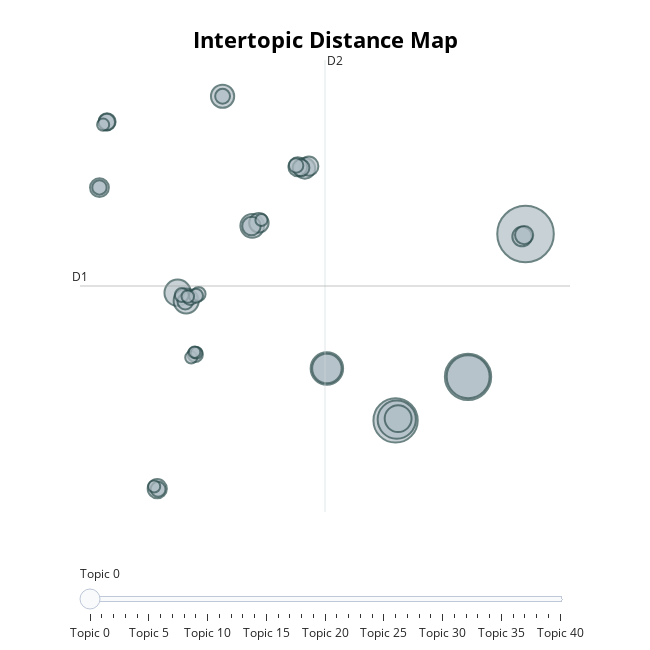

Notebook code cell kept with this figure:
### Markdown cell above
## b) Exiba visualizações com gráficos de barra e usando visualize topics().

### Code cell
model.visualize_topics()

### Figure 1 — Plotly figure (JSON) as saved in the notebook; plotly's stock layout.template omitted (floating-point values rounded to 4 significant figures)
{"data": [{"customdata": [[0, "mobile | people | technology | games | phone", 261], [1, "chelsea | club | arsenal | liverpool | league", 175], [2, "film | best | actor | films | director", 160], [3, "england | wales | ireland | rugby | nations", 150], [4, "music | band | album | song | best", 119], [5, "roddick | open | seed | australian | match", 86], [6, "race | olympic | indoor | champion | championships", 71], [7, "show | tv | series | channel | comedy", 59], [8, "police | said | government | rights | human", 57], [9, "mr | blair | labour | brown | election", 51], [10, "ebbers | fraud | company | mr | worldcom", 46], [11, "spam | mail | virus | site | security", 44], [12, "airline | airlines | air | boeing | delta", 35], [13, "dvd | file | dvds | peer | apple", 31], [14, "yukos | russian | gazprom | russia | rosneft", 31], [15, "sri | lanka | indonesia | countries | economic", 30], [16, "deutsche | boerse | lse | euronext | exchange", 30], [17, "gm | fiat | car | sales | bmw", 29], [18, "china | economy | japan | growth | chinese", 29], [19, "kenteris | iaaf | doping | thanou | conte", 28], [20, "music | digital | players | chart | download", 27], [21, "wage | workers | minimum | pension | unions", 24], [22, "shares | profit | firm | profits | nasdaq", 23], [23, "education | schools | children | pupils | school", 22], [24, "jewish | campbell | labour | mr | livingstone", 20], [25, "jobs | growth | economy | rate | us", 19], [26, "microsoft | spyware | software | windows | security", 18], [27, "countries | hiv | aids | aid | brown", 18], [28, "wine | southcorp | beer | sales | brands", 17], [29, "howard | tory | mr | party | tax", 17], [30, "growth | germany | economy | economic | lisbon", 17], [31, "brown | chancellor | budget | election | stability", 16], [32, "asylum | immigration | uk | system | tb", 16], [33, "kennedy | lib | party | dems | labour", 16], [34, "kilroy | ukip | silk | party | veritas", 13], [35, "argentina | venezuela | cuba | chavez | president", 12], [36, "dollar | euro | currency | us | deficit", 12], [37, "council | local | government | councils | tax", 12], [38, "oil | cairn | india | ongc | company", 12], [39, "rates | bank | manufacturing | mpc | interest", 11], [40, "mortgage | prices | housing | house | lending", 11]], "hovertemplate": "<b>Topic %{customdata[0]}</b><br>Words: %{customdata[1]}<br>Size: %{customdata[2]}", "legendgroup": "", "marker": {"color": "#B0BEC5", "line": {"color": "DarkSlateGrey", "width": 2}, "size": [261, 175, 160, 150, 119, 86, 71, 59, 57, 51, 46, 44, 35, 31, 31, 30, 30, 29, 29, 28, 27, 24, 23, 22, 20, 19, 18, 18, 17, 17, 17, 16, 16, 16, 13, 12, 12, 12, 12, 11, 11], "sizemode": "area", "sizeref": 0.1631, "symbol": "circle"}, "mode": "markers", "name": "", "orientation": "v", "showlegend": false, "type": "scatter", "x": [18.43, 14.85, 10.35, 14.86, 10.42, 6.082, 6.082, 10.51, -3.193, -2.665, 1.442, -0.401, 4.711, 18.21, 1.856, -4.461, 4.959, 4.274, -8.054, 1.395, 18.34, -7.581, 4.475, -7.595, -2.719, -2.1, -0.4007, -4.409, 4.17, -2.417, -8.055, -1.892, -2.938, -2.055, -2.565, -4.653, -2.349, -7.825, 2.014, -2.025, -2.145], "xaxis": "x", "y": [8.933, -3.359, -7.119, -3.35, -7.045, -2.646, -2.646, -6.96, 3.876, 3.179, 9.643, 20.8, 14.6, 8.718, 9.903, -12.99, 14.78, 14.73, 12.93, 9.623, 8.846, 18.6, 14.64, 18.59, 3.116, -1.431, 20.8, -13.05, 14.84, 3.451, 12.95, 3.772, 3.675, 3.613, 3.557, -12.8, -1.69, 18.36, 10.14, -1.293, -1.241], "yaxis": "y"}], "layout": {"annotations": [{"showarrow": false, "text": "D1", "x": -9.263, "y": 4.461, "yshift": 10}, {"showarrow": false, "text": "D2", "x": 5.965, "xshift": 10, "y": 23.92}], "height": 650, "hoverlabel": {"bgcolor": "white", "font": {"family": "Rockwell", "size": 16}}, "legend": {"itemsizing": "constant", "tracegroupgap": 0}, "margin": {"t": 60}, "shapes": [{"line": {"color": "#CFD8DC", "width": 2}, "type": "line", "x0": 5.965, "x1": 5.965, "y0": -15.0, "y1": 23.92}, {"line": {"color": "#9E9E9E", "width": 2}, "type": "line", "x0": -9.263, "x1": 21.19, "y0": 4.461, "y1": 4.461}], "sliders": [{"active": 0, "pad": {"t": 50}, "steps": [{"args": [{"marker.color": [["red", "#B0BEC5", "#B0BEC5", "#B0BEC5", "#B0BEC5", "#B0BEC5", "#B0BEC5", "#B0BEC5", "#B0BEC5", "#B0BEC5", "#B0BEC5", "#B0BEC5", "#B0BEC5", "#B0BEC5", "#B0BEC5", "#B0BEC5", "#B0BEC5", "#B0BEC5", "#B0BEC5", "#B0BEC5", "#B0BEC5", "#B0BEC5", "#B0BEC5", "#B0BEC5", "#B0BEC5", "#B0BEC5", "#B0BEC5", "#B0BEC5", "#B0BEC5", "#B0BEC5", "#B0BEC5", "#B0BEC5", "#B0BEC5", "#B0BEC5", "#B0BEC5", "#B0BEC5", "#B0BEC5", "#B0BEC5", "#B0BEC5", "#B0BEC5", "#B0BEC5"]]}], "label": "Topic 0", "method": "update"}, {"args": [{"marker.color": [["#B0BEC5", "red", "#B0BEC5", "#B0BEC5", "#B0BEC5", "#B0BEC5", "#B0BEC5", "#B0BEC5", "#B0BEC5", "#B0BEC5", "#B0BEC5", "#B0BEC5", "#B0BEC5", "#B0BEC5", "#B0BEC5", "#B0BEC5", "#B0BEC5", "#B0BEC5", "#B0BEC5", "#B0BEC5", "#B0BEC5", "#B0BEC5", "#B0BEC5", "#B0BEC5", "#B0BEC5", "#B0BEC5", "#B0BEC5", "#B0BEC5", "#B0BEC5", "#B0BEC5", "#B0BEC5", "#B0BEC5", "#B0BEC5", "#B0BEC5", "#B0BEC5", "#B0BEC5", "#B0BEC5", "#B0BEC5", "#B0BEC5", "#B0BEC5", "#B0BEC5"]]}], "label": "Topic 1", "method": "update"}, {"args": [{"marker.color": [["#B0BEC5", "#B0BEC5", "red", "#B0BEC5", "#B0BEC5", "#B0BEC5", "#B0BEC5", "#B0BEC5", "#B0BEC5", "#B0BEC5", "#B0BEC5", "#B0BEC5", "#B0BEC5", "#B0BEC5", "#B0BEC5", "#B0BEC5", "#B0BEC5", "#B0BEC5", "#B0BEC5", "#B0BEC5", "#B0BEC5", "#B0BEC5", "#B0BEC5", "#B0BEC5", "#B0BEC5", "#B0BEC5", "#B0BEC5", "#B0BEC5", "#B0BEC5", "#B0BEC5", "#B0BEC5", "#B0BEC5", "#B0BEC5", "#B0BEC5", "#B0BEC5", "#B0BEC5", "#B0BEC5", "#B0BEC5", "#B0BEC5", "#B0BEC5", "#B0BEC5"]]}], "label": "Topic 2", "method": "update"}, {"args": [{"marker.color": [["#B0BEC5", "#B0BEC5", "#B0BEC5", "red", "#B0BEC5", "#B0BEC5", "#B0BEC5", "#B0BEC5", "#B0BEC5", "#B0BEC5", "#B0BEC5", "#B0BEC5", "#B0BEC5", "#B0BEC5", "#B0BEC5", "#B0BEC5", "#B0BEC5", "#B0BEC5", "#B0BEC5", "#B0BEC5", "#B0BEC5", "#B0BEC5", "#B0BEC5", "#B0BEC5", "#B0BEC5", "#B0BEC5", "#B0BEC5", "#B0BEC5", "#B0BEC5", "#B0BEC5", "#B0BEC5", "#B0BEC5", "#B0BEC5", "#B0BEC5", "#B0BEC5", "#B0BEC5", "#B0BEC5", "#B0BEC5", "#B0BEC5", "#B0BEC5", "#B0BEC5"]]}], "label": "Topic 3", "method": "update"}, {"args": [{"marker.color": [["#B0BEC5", "#B0BEC5", "#B0BEC5", "#B0BEC5", "red", "#B0BEC5", "#B0BEC5", "#B0BEC5", "#B0BEC5", "#B0BEC5", "#B0BEC5", "#B0BEC5", "#B0BEC5", "#B0BEC5", "#B0BEC5", "#B0BEC5", "#B0BEC5", "#B0BEC5", "#B0BEC5", "#B0BEC5", "#B0BEC5", "#B0BEC5", "#B0BEC5", "#B0BEC5", "#B0BEC5", "#B0BEC5", "#B0BEC5", "#B0BEC5", "#B0BEC5", "#B0BEC5", "#B0BEC5", "#B0BEC5", "#B0BEC5", "#B0BEC5", "#B0BEC5", "#B0BEC5", "#B0BEC5", "#B0BEC5", "#B0BEC5", "#B0BEC5", "#B0BEC5"]]}], "label": "Topic 4", "method": "update"}, {"args": [{"marker.color": [["#B0BEC5", "#B0BEC5", "#B0BEC5", "#B0BEC5", "#B0BEC5", "red", "#B0BEC5", "#B0BEC5", "#B0BEC5", "#B0BEC5", "#B0BEC5", "#B0BEC5", "#B0BEC5", "#B0BEC5", "#B0BEC5", "#B0BEC5", "#B0BEC5", "#B0BEC5", "#B0BEC5", "#B0BEC5", "#B0BEC5", "#B0BEC5", "#B0BEC5", "#B0BEC5", "#B0BEC5", "#B0BEC5", "#B0BEC5", "#B0BEC5", "#B0BEC5", "#B0BEC5", "#B0BEC5", "#B0BEC5", "#B0BEC5", "#B0BEC5", "#B0BEC5", "#B0BEC5", "#B0BEC5", "#B0BEC5", "#B0BEC5", "#B0BEC5", "#B0BEC5"]]}], "label": "Topic 5", "method": "update"}, {"args": [{"marker.color": [["#B0BEC5", "#B0BEC5", "#B0BEC5", "#B0BEC5", "#B0BEC5", "#B0BEC5", "red", "#B0BEC5", "#B0BEC5", "#B0BEC5", "#B0BEC5", "#B0BEC5", "#B0BEC5", "#B0BEC5", "#B0BEC5", "#B0BEC5", "#B0BEC5", "#B0BEC5", "#B0BEC5", "#B0BEC5", "#B0BEC5", "#B0BEC5", "#B0BEC5", "#B0BEC5", "#B0BEC5", "#B0BEC5", "#B0BEC5", "#B0BEC5", "#B0BEC5", "#B0BEC5", "#B0BEC5", "#B0BEC5", "#B0BEC5", "#B0BEC5", "#B0BEC5", "#B0BEC5", "#B0BEC5", "#B0BEC5", "#B0BEC5", "#B0BEC5", "#B0BEC5"]]}], "label": "Topic 6", "method": "update"}, {"args": [{"marker.color": [["#B0BEC5", "#B0BEC5", "#B0BEC5", "#B0BEC5", "#B0BEC5", "#B0BEC5", "#B0BEC5", "red", "#B0BEC5", "#B0BEC5", "#B0BEC5", "#B0BEC5", "#B0BEC5", "#B0BEC5", "#B0BEC5", "#B0BEC5", "#B0BEC5", "#B0BEC5", "#B0BEC5", "#B0BEC5", "#B0BEC5", "#B0BEC5", "#B0BEC5", "#B0BEC5", "#B0BEC5", "#B0BEC5", "#B0BEC5", "#B0BEC5", "#B0BEC5", "#B0BEC5", "#B0BEC5", "#B0BEC5", "#B0BEC5", "#B0BEC5", "#B0BEC5", "#B0BEC5", "#B0BEC5", "#B0BEC5", "#B0BEC5", "#B0BEC5", "#B0BEC5"]]}], "label": "Topic 7", "method": "update"}, {"args": [{"marker.color": [["#B0BEC5", "#B0BEC5", "#B0BEC5", "#B0BEC5", "#B0BEC5", "#B0BEC5", "#B0BEC5", "#B0BEC5", "red", "#B0BEC5", "#B0BEC5", "#B0BEC5", "#B0BEC5", "#B0BEC5", "#B0BEC5", "#B0BEC5", "#B0BEC5", "#B0BEC5", "#B0BEC5", "#B0BEC5", "#B0BEC5", "#B0BEC5", "#B0BEC5", "#B0BEC5", "#B0BEC5", "#B0BEC5", "#B0BEC5", "#B0BEC5", "#B0BEC5", "#B0BEC5", "#B0BEC5", "#B0BEC5", "#B0BEC5", "#B0BEC5", "#B0BEC5", "#B0BEC5", "#B0BEC5", "#B0BEC5", "#B0BEC5", "#B0BEC5", "#B0BEC5"]]}], "label": "Topic 8", "method": "update"}, {"args": [{"marker.color": [["#B0BEC5", "#B0BEC5", "#B0BEC5", "#B0BEC5", "#B0BEC5", "#B0BEC5", "#B0BEC5", "#B0BEC5", "#B0BEC5", "red", "#B0BEC5", "#B0BEC5", "#B0BEC5", "#B0BEC5", "#B0BEC5", "#B0BEC5", "#B0BEC5", "#B0BEC5", "#B0BEC5", "#B0BEC5", "#B0BEC5", "#B0BEC5", "#B0BEC5", "#B0BEC5", "#B0BEC5", "#B0BEC5", "#B0BEC5", "#B0BEC5", "#B0BEC5", "#B0BEC5", "#B0BEC5", "#B0BEC5", "#B0BEC5", "#B0BEC5", "#B0BEC5", "#B0BEC5", "#B0BEC5", "#B0BEC5", "#B0BEC5", "#B0BEC5", "#B0BEC5"]]}], "label": "Topic 9", "method": "update"}, {"args": [{"marker.color": [["#B0BEC5", "#B0BEC5", "#B0BEC5", "#B0BEC5", "#B0BEC5", "#B0BEC5", "#B0BEC5", "#B0BEC5", "#B0BEC5", "#B0BEC5", "red", "#B0BEC5", "#B0BEC5", "#B0BEC5", "#B0BEC5", "#B0BEC5", "#B0BEC5", "#B0BEC5", "#B0BEC5", "#B0BEC5", "#B0BEC5", "#B0BEC5", "#B0BEC5", "#B0BEC5", "#B0BEC5", "#B0BEC5", "#B0BEC5", "#B0BEC5", "#B0BEC5", "#B0BEC5", "#B0BEC5", "#B0BEC5", "#B0BEC5", "#B0BEC5", "#B0BEC5", "#B0BEC5", "#B0BEC5", "#B0BEC5", "#B0BEC5", "#B0BEC5", "#B0BEC5"]]}], "label": "Topic 10", "method": "update"}, {"args": [{"marker.color": [["#B0BEC5", "#B0BEC5", "#B0BEC5", "#B0BEC5", "#B0BEC5", "#B0BEC5", "#B0BEC5", "#B0BEC5", "#B0BEC5", "#B0BEC5", "#B0BEC5", "red", "#B0BEC5", "#B0BEC5", "#B0BEC5", "#B0BEC5", "#B0BEC5", "#B0BEC5", "#B0BEC5", "#B0BEC5", "#B0BEC5", "#B0BEC5", "#B0BEC5", "#B0BEC5", "#B0BEC5", "#B0BEC5", "#B0BEC5", "#B0BEC5", "#B0BEC5", "#B0BEC5", "#B0BEC5", "#B0BEC5", "#B0BEC5", "#B0BEC5", "#B0BEC5", "#B0BEC5", "#B0BEC5", "#B0BEC5", "#B0BEC5", "#B0BEC5", "#B0BEC5"]]}], "label": "Topic 11", "method": "update"}, {"args": [{"marker.color": [["#B0BEC5", "#B0BEC5", "#B0BEC5", "#B0BEC5", "#B0BEC5", "#B0BEC5", "#B0BEC5", "#B0BEC5", "#B0BEC5", "#B0BEC5", "#B0BEC5", "#B0BEC5", "red", "#B0BEC5", "#B0BEC5", "#B0BEC5", "#B0BEC5", "#B0BEC5", "#B0BEC5", "#B0BEC5", "#B0BEC5", "#B0BEC5", "#B0BEC5", "#B0BEC5", "#B0BEC5", "#B0BEC5", "#B0BEC5", "#B0BEC5", "#B0BEC5", "#B0BEC5", "#B0BEC5", "#B0BEC5", "#B0BEC5", "#B0BEC5", "#B0BEC5", "#B0BEC5", "#B0BEC5", "#B0BEC5", "#B0BEC5", "#B0BEC5", "#B0BEC5"]]}], "label": "Topic 12", "method": "update"}, {"args": [{"marker.color": [["#B0BEC5", "#B0BEC5", "#B0BEC5", "#B0BEC5", "#B0BEC5", "#B0BEC5", "#B0BEC5", "#B0BEC5", "#B0BEC5", "#B0BEC5", "#B0BEC5", "#B0BEC5", "#B0BEC5", "red", "#B0BEC5", "#B0BEC5", "#B0BEC5", "#B0BEC5", "#B0BEC5", "#B0BEC5", "#B0BEC5", "#B0BEC5", "#B0BEC5", "#B0BEC5", "#B0BEC5", "#B0BEC5", "#B0BEC5", "#B0BEC5", "#B0BEC5", "#B0BEC5", "#B0BEC5", "#B0BEC5", "#B0BEC5", "#B0BEC5", "#B0BEC5", "#B0BEC5", "#B0BEC5", "#B0BEC5", "#B0BEC5", "#B0BEC5", "#B0BEC5"]]}], "label": "Topic 13", "method": "update"}, {"args": [{"marker.color": [["#B0BEC5", "#B0BEC5", "#B0BEC5", "#B0BEC5", "#B0BEC5", "#B0BEC5", "#B0BEC5", "#B0BEC5", "#B0BEC5", "#B0BEC5", "#B0BEC5", "#B0BEC5", "#B0BEC5", "#B0BEC5", "red", "#B0BEC5", "#B0BEC5", "#B0BEC5", "#B0BEC5", "#B0BEC5", "#B0BEC5", "#B0BEC5", "#B0BEC5", "#B0BEC5", "#B0BEC5", "#B0BEC5", "#B0BEC5", "#B0BEC5", "#B0BEC5", "#B0BEC5", "#B0BEC5", "#B0BEC5", "#B0BEC5", "#B0BEC5", "#B0BEC5", "#B0BEC5", "#B0BEC5", "#B0BEC5", "#B0BEC5", "#B0BEC5", "#B0BEC5"]]}], "label": "Topic 14", "method": "update"}, {"args": [{"marker.color": [["#B0BEC5", "#B0BEC5", "#B0BEC5", "#B0BEC5", "#B0BEC5", "#B0BEC5", "#B0BEC5", "#B0BEC5", "#B0BEC5", "#B0BEC5", "#B0BEC5", "#B0BEC5", "#B0BEC5", "#B0BEC5", "#B0BEC5", "red", "#B0BEC5", "#B0BEC5", "#B0BEC5", "#B0BEC5", "#B0BEC5", "#B0BEC5", "#B0BEC5", "#B0BEC5", "#B0BEC5", "#B0BEC5", "#B0BEC5", "#B0BEC5", "#B0BEC5", "#B0BEC5", "#B0BEC5", "#B0BEC5", "#B0BEC5", "#B0BEC5", "#B0BEC5", "#B0BEC5", "#B0BEC5", "#B0BEC5", "#B0BEC5", "#B0BEC5", "#B0BEC5"]]}], "label": "Topic 15", "method": "update"}, {"args": [{"marker.color": [["#B0BEC5", "#B0BEC5", "#B0BEC5", "#B0BEC5", "#B0BEC5", "#B0BEC5", "#B0BEC5", "#B0BEC5", "#B0BEC5", "#B0BEC5", "#B0BEC5", "#B0BEC5", "#B0BEC5", "#B0BEC5", "#B0BEC5", "#B0BEC5", "red", "#B0BEC5", "#B0BEC5", "#B0BEC5", "#B0BEC5", "#B0BEC5", "#B0BEC5", "#B0BEC5", "#B0BEC5", "#B0BEC5", "#B0BEC5", "#B0BEC5", "#B0BEC5", "#B0BEC5", "#B0BEC5", "#B0BEC5", "#B0BEC5", "#B0BEC5", "#B0BEC5", "#B0BEC5", "#B0BEC5", "#B0BEC5", "#B0BEC5", "#B0BEC5", "#B0BEC5"]]}], "label": "Topic 16", "method": "update"}, {"args": [{"marker.color": [["#B0BEC5", "#B0BEC5", "#B0BEC5", "#B0BEC5", "#B0BEC5", "#B0BEC5", "#B0BEC5", "#B0BEC5", "#B0BEC5", "#B0BEC5", "#B0BEC5", "#B0BEC5", "#B0BEC5", "#B0BEC5", "#B0BEC5", "#B0BEC5", "#B0BEC5", "red", "#B0BEC5", "#B0BEC5", "#B0BEC5", "#B0BEC5", "#B0BEC5", "#B0BEC5", "#B0BEC5", "#B0BEC5", "#B0BEC5", "#B0BEC5", "#B0BEC5", "#B0BEC5", "#B0BEC5", "#B0BEC5", "#B0BEC5", "#B0BEC5", "#B0BEC5", "#B0BEC5", "#B0BEC5", "#B0BEC5", "#B0BEC5", "#B0BEC5", "#B0BEC5"]]}], "label": "Topic 17", "method": "update"}, {"args": [{"marker.color": [["#B0BEC5", "#B0BEC5", "#B0BEC5", "#B0BEC5", "#B0BEC5", "#B0BEC5", "#B0BEC5", "#B0BEC5", "#B0BEC5", "#B0BEC5", "#B0BEC5", "#B0BEC5", "#B0BEC5", "#B0BEC5", "#B0BEC5", "#B0BEC5", "#B0BEC5", "#B0BEC5", "red", "#B0BEC5", "#B0BEC5", "#B0BEC5", "#B0BEC5", "#B0BEC5", "#B0BEC5", "#B0BEC5", "#B0BEC5", "#B0BEC5", "#B0BEC5", "#B0BEC5", "#B0BEC5", "#B0BEC5", "#B0BEC5", "#B0BEC5", "#B0BEC5", "#B0BEC5", "#B0BEC5", "#B0BEC5", "#B0BEC5", "#B0BEC5", "#B0BEC5"]]}], "label": "Topic 18", "method": "update"}, {"args": [{"marker.color": [["#B0BEC5", "#B0BEC5", "#B0BEC5", "#B0BEC5", "#B0BEC5", "#B0BEC5", "#B0BEC5", "#B0BEC5", "#B0BEC5", "#B0BEC5", "#B0BEC5", "#B0BEC5", "#B0BEC5", "#B0BEC5", "#B0BEC5", "#B0BEC5", "#B0BEC5", "#B0BEC5", "#B0BEC5", "red", "#B0BEC5", "#B0BEC5", "#B0BEC5", "#B0BEC5", "#B0BEC5", "#B0BEC5", "#B0BEC5", "#B0BEC5", "#B0BEC5", "#B0BEC5", "#B0BEC5", "#B0BEC5", "#B0BEC5", "#B0BEC5", "#B0BEC5", "#B0BEC5", "#B0BEC5", "#B0BEC5", "#B0BEC5", "#B0BEC5", "#B0BEC5"]]}], "label": "Topic 19", "method": "update"}, {"args": [{"marker.color": [["#B0BEC5", "#B0BEC5", "#B0BEC5", "#B0BEC5", "#B0BEC5", "#B0BEC5", "#B0BEC5", "#B0BEC5", "#B0BEC5", "#B0BEC5", "#B0BEC5", "#B0BEC5", "#B0BEC5", "#B0BEC5", "#B0BEC5", "#B0BEC5", "#B0BEC5", "#B0BEC5", "#B0BEC5", "#B0BEC5", "red", "#B0BEC5", "#B0BEC5", "#B0BEC5", "#B0BEC5", "#B0BEC5", "#B0BEC5", "#B0BEC5", "#B0BEC5", "#B0BEC5", "#B0BEC5", "#B0BEC5", "#B0BEC5", "#B0BEC5", "#B0BEC5", "#B0BEC5", "#B0BEC5", "#B0BEC5", "#B0BEC5", "#B0BEC5", "#B0BEC5"]]}], "label": "Topic 20", "method": "update"}, {"args": [{"marker.color": [["#B0BEC5", "#B0BEC5", "#B0BEC5", "#B0BEC5", "#B0BEC5", "#B0BEC5", "#B0BEC5", "#B0BEC5", "#B0BEC5", "#B0BEC5", "#B0BEC5", "#B0BEC5", "#B0BEC5", "#B0BEC5", "#B0BEC5", "#B0BEC5", "#B0BEC5", "#B0BEC5", "#B0BEC5", "#B0BEC5", "#B0BEC5", "red", "#B0BEC5", "#B0BEC5", "#B0BEC5", "#B0BEC5", "#B0BEC5", "#B0BEC5", "#B0BEC5", "#B0BEC5", "#B0BEC5", "#B0BEC5", "#B0BEC5", "#B0BEC5", "#B0BEC5", "#B0BEC5", "#B0BEC5", "#B0BEC5", "#B0BEC5", "#B0BEC5", "#B0BEC5"]]}], "label": "Topic 21", "method": "update"}, {"args": [{"marker.color": [["#B0BEC5", "#B0BEC5", "#B0BEC5", "#B0BEC5", "#B0BEC5", "#B0BEC5", "#B0BEC5", "#B0BEC5", "#B0BEC5", "#B0BEC5", "#B0BEC5", "#B0BEC5", "#B0BEC5", "#B0BEC5", "#B0BEC5", "#B0BEC5", "#B0BEC5", "#B0BEC5", "#B0BEC5", "#B0BEC5", "#B0BEC5", "#B0BEC5", "red", "#B0BEC5", "#B0BEC5", "#B0BEC5", "#B0BEC5", "#B0BEC5", "#B0BEC5", "#B0BEC5", "#B0BEC5", "#B0BEC5", "#B0BEC5", "#B0BEC5", "#B0BEC5", "#B0BEC5", "#B0BEC5", "#B0BEC5", "#B0BEC5", "#B0BEC5", "#B0BEC5"]]}], "label": "Topic 22", "method": "update"}, {"args": [{"marker.color": [["#B0BEC5", "#B0BEC5", "#B0BEC5", "#B0BEC5", "#B0BEC5", "#B0BEC5", "#B0BEC5", "#B0BEC5", "#B0BEC5", "#B0BEC5", "#B0BEC5", "#B0BEC5", "#B0BEC5", "#B0BEC5", "#B0BEC5", "#B0BEC5", "#B0BEC5", "#B0BEC5", "#B0BEC5", "#B0BEC5", "#B0BEC5", "#B0BEC5", "#B0BEC5", "red", "#B0BEC5", "#B0BEC5", "#B0BEC5", "#B0BEC5", "#B0BEC5", "#B0BEC5", "#B0BEC5", "#B0BEC5", "#B0BEC5", "#B0BEC5", "#B0BEC5", "#B0BEC5", "#B0BEC5", "#B0BEC5", "#B0BEC5", "#B0BEC5", "#B0BEC5"]]}], "label": "Topic 23", "method": "update"}, {"args": [{"marker.color": [["#B0BEC5", "#B0BEC5", "#B0BEC5", "#B0BEC5", "#B0BEC5", "#B0BEC5", "#B0BEC5", "#B0BEC5", "#B0BEC5", "#B0BEC5", "#B0BEC5", "#B0BEC5", "#B0BEC5", "#B0BEC5", "#B0BEC5", "#B0BEC5", "#B0BEC5", "#B0BEC5", "#B0BEC5", "#B0BEC5", "#B0BEC5", "#B0BEC5", "#B0BEC5", "#B0BEC5", "red", "#B0BEC5", "#B0BEC5", "#B0BEC5", "#B0BEC5", "#B0BEC5", "#B0BEC5", "#B0BEC5", "#B0BEC5", "#B0BEC5", "#B0BEC5", "#B0BEC5", "#B0BEC5", "#B0BEC5", "#B0BEC5", "#B0BEC5", "#B0BEC5"]]}], "label": "Topic 24", "method": "update"}, {"args": [{"marker.color": [["#B0BEC5", "#B0BEC5", "#B0BEC5", "#B0BEC5", "#B0BEC5", "#B0BEC5", "#B0BEC5", "#B0BEC5", "#B0BEC5", "#B0BEC5", "#B0BEC5", "#B0BEC5", "#B0BEC5", "#B0BEC5", "#B0BEC5", "#B0BEC5", "#B0BEC5", "#B0BEC5", "#B0BEC5", "#B0BEC5", "#B0BEC5", "#B0BEC5", "#B0BEC5", "#B0BEC5", "#B0BEC5", "red", "#B0BEC5", "#B0BEC5", "#B0BEC5", "#B0BEC5", "#B0BEC5", "#B0BEC5", "#B0BEC5", "#B0BEC5", "#B0BEC5", "#B0BEC5", "#B0BEC5", "#B0BEC5", "#B0BEC5", "#B0BEC5", "#B0BEC5"]]}], "label": "Topic 25", "method": "update"}, {"args": [{"marker.color": [["#B0BEC5", "#B0BEC5", "#B0BEC5", "#B0BEC5", "#B0BEC5", "#B0BEC5", "#B0BEC5", "#B0BEC5", "#B0BEC5", "#B0BEC5", "#B0BEC5", "#B0BEC5", "#B0BEC5", "#B0BEC5", "#B0BEC5", "#B0BEC5", "#B0BEC5", "#B0BEC5", "#B0BEC5", "#B0BEC5", "#B0BEC5", "#B0BEC5", "#B0BEC5", "#B0BEC5", "#B0BEC5", "#B0BEC5", "red", "#B0BEC5", "#B0BEC5", "#B0BEC5", "#B0BEC5", "#B0BEC5", "#B0BEC5", "#B0BEC5", "#B0BEC5", "#B0BEC5", "#B0BEC5", "#B0BEC5", "#B0BEC5", "#B0BEC5", "#B0BEC5"]]}], "label": "Topic 26", "method": "update"}, {"args": [{"marker.color": [["#B0BEC5", "#B0BEC5", "#B0BEC5", "#B0BEC5", "#B0BEC5", "#B0BEC5", "#B0BEC5", "#B0BEC5", "#B0BEC5", "#B0BEC5", "#B0BEC5", "#B0BEC5", "#B0BEC5", "#B0BEC5", "#B0BEC5", "#B0BEC5", "#B0BEC5", "#B0BEC5", "#B0BEC5", "#B0BEC5", "#B0BEC5", "#B0BEC5", "#B0BEC5", "#B0BEC5", "#B0BEC5", "#B0BEC5", "#B0BEC5", "red", "#B0BEC5", "#B0BEC5", "#B0BEC5", "#B0BEC5", "#B0BEC5", "#B0BEC5", "#B0BEC5", "#B0BEC5", "#B0BEC5", "#B0BEC5", "#B0BEC5", "#B0BEC5", "#B0BEC5"]]}], "label": "Topic 27", "method": "update"}, {"args": [{"marker.color": [["#B0BEC5", "#B0BEC5", "#B0BEC5", "#B0BEC5", "#B0BEC5", "#B0BEC5", "#B0BEC5", "#B0BEC5", "#B0BEC5", "#B0BEC5", "#B0BEC5", "#B0BEC5", "#B0BEC5", "#B0BEC5", "#B0BEC5", "#B0BEC5", "#B0BEC5", "#B0BEC5", "#B0BEC5", "#B0BEC5", "#B0BEC5", "#B0BEC5", "#B0BEC5", "#B0BEC5", "#B0BEC5", "#B0BEC5", "#B0BEC5", "#B0BEC5", "red", "#B0BEC5", "#B0BEC5", "#B0BEC5", "#B0BEC5", "#B0BEC5", "#B0BEC5", "#B0BEC5", "#B0BEC5", "#B0BEC5", "#B0BEC5", "#B0BEC5", "#B0BEC5"]]}], "label": "Topic 28", "method": "update"}, {"args": [{"marker.color": [["#B0BEC5", "#B0BEC5", "#B0BEC5", "#B0BEC5", "#B0BEC5", "#B0BEC5", "#B0BEC5", "#B0BEC5", "#B0BEC5", "#B0BEC5", "#B0BEC5", "#B0BEC5", "#B0BEC5", "#B0BEC5", "#B0BEC5", "#B0BEC5", "#B0BEC5", "#B0BEC5", "#B0BEC5", "#B0BEC5", "#B0BEC5", "#B0BEC5", "#B0BEC5", "#B0BEC5", "#B0BEC5", "#B0BEC5", "#B0BEC5", "#B0BEC5", "#B0BEC5", "red", "#B0BEC5", "#B0BEC5", "#B0BEC5", "#B0BEC5", "#B0BEC5", "#B0BEC5", "#B0BEC5", "#B0BEC5", "#B0BEC5", "#B0BEC5", "#B0BEC5"]]}], "label": "Topic 29", "method": "update"}, {"args": [{"marker.color": [["#B0BEC5", "#B0BEC5", "#B0BEC5", "#B0BEC5", "#B0BEC5", "#B0BEC5", "#B0BEC5", "#B0BEC5", "#B0BEC5", "#B0BEC5", "#B0BEC5", "#B0BEC5", "#B0BEC5", "#B0BEC5", "#B0BEC5", "#B0BEC5", "#B0BEC5", "#B0BEC5", "#B0BEC5", "#B0BEC5", "#B0BEC5", "#B0BEC5", "#B0BEC5", "#B0BEC5", "#B0BEC5", "#B0BEC5", "#B0BEC5", "#B0BEC5", "#B0BEC5", "#B0BEC5", "red", "#B0BEC5", "#B0BEC5", "#B0BEC5", "#B0BEC5", "#B0BEC5", "#B0BEC5", "#B0BEC5", "#B0BEC5", "#B0BEC5", "#B0BEC5"]]}], "label": "Topic 30", "method": "update"}, {"args": [{"marker.color": [["#B0BEC5", "#B0BEC5", "#B0BEC5", "#B0BEC5", "#B0BEC5", "#B0BEC5", "#B0BEC5", "#B0BEC5", "#B0BEC5", "#B0BEC5", "#B0BEC5", "#B0BEC5", "#B0BEC5", "#B0BEC5", "#B0BEC5", "#B0BEC5", "#B0BEC5", "#B0BEC5", "#B0BEC5", "#B0BEC5", "#B0BEC5", "#B0BEC5", "#B0BEC5", "#B0BEC5", "#B0BEC5", "#B0BEC5", "#B0BEC5", "#B0BEC5", "#B0BEC5", "#B0BEC5", "#B0BEC5", "red", "#B0BEC5", "#B0BEC5", "#B0BEC5", "#B0BEC5", "#B0BEC5", "#B0BEC5", "#B0BEC5", "#B0BEC5", "#B0BEC5"]]}], "label": "Topic 31", "method": "update"}, {"args": [{"marker.color": [["#B0BEC5", "#B0BEC5", "#B0BEC5", "#B0BEC5", "#B0BEC5", "#B0BEC5", "#B0BEC5", "#B0BEC5", "#B0BEC5", "#B0BEC5", "#B0BEC5", "#B0BEC5", "#B0BEC5", "#B0BEC5", "#B0BEC5", "#B0BEC5", "#B0BEC5", "#B0BEC5", "#B0BEC5", "#B0BEC5", "#B0BEC5", "#B0BEC5", "#B0BEC5", "#B0BEC5", "#B0BEC5", "#B0BEC5", "#B0BEC5", "#B0BEC5", "#B0BEC5", "#B0BEC5", "#B0BEC5", "#B0BEC5", "red", "#B0BEC5", "#B0BEC5", "#B0BEC5", "#B0BEC5", "#B0BEC5", "#B0BEC5", "#B0BEC5", "#B0BEC5"]]}], "label": "Topic 32", "method": "update"}, {"args": [{"marker.color": [["#B0BEC5", "#B0BEC5", "#B0BEC5", "#B0BEC5", "#B0BEC5", "#B0BEC5", "#B0BEC5", "#B0BEC5", "#B0BEC5", "#B0BEC5", "#B0BEC5", "#B0BEC5", "#B0BEC5", "#B0BEC5", "#B0BEC5", "#B0BEC5", "#B0BEC5", "#B0BEC5", "#B0BEC5", "#B0BEC5", "#B0BEC5", "#B0BEC5", "#B0BEC5", "#B0BEC5", "#B0BEC5", "#B0BEC5", "#B0BEC5", "#B0BEC5", "#B0BEC5", "#B0BEC5", "#B0BEC5", "#B0BEC5", "#B0BEC5", "red", "#B0BEC5", "#B0BEC5", "#B0BEC5", "#B0BEC5", "#B0BEC5", "#B0BEC5", "#B0BEC5"]]}], "label": "Topic 33", "method": "update"}, {"args": [{"marker.color": [["#B0BEC5", "#B0BEC5", "#B0BEC5", "#B0BEC5", "#B0BEC5", "#B0BEC5", "#B0BEC5", "#B0BEC5", "#B0BEC5", "#B0BEC5", "#B0BEC5", "#B0BEC5", "#B0BEC5", "#B0BEC5", "#B0BEC5", "#B0BEC5", "#B0BEC5", "#B0BEC5", "#B0BEC5", "#B0BEC5", "#B0BEC5", "#B0BEC5", "#B0BEC5", "#B0BEC5", "#B0BEC5", "#B0BEC5", "#B0BEC5", "#B0BEC5", "#B0BEC5", "#B0BEC5", "#B0BEC5", "#B0BEC5", "#B0BEC5", "#B0BEC5", "red", "#B0BEC5", "#B0BEC5", "#B0BEC5", "#B0BEC5", "#B0BEC5", "#B0BEC5"]]}], "label": "Topic 34", "method": "update"}, {"args": [{"marker.color": [["#B0BEC5", "#B0BEC5", "#B0BEC5", "#B0BEC5", "#B0BEC5", "#B0BEC5", "#B0BEC5", "#B0BEC5", "#B0BEC5", "#B0BEC5", "#B0BEC5", "#B0BEC5", "#B0BEC5", "#B0BEC5", "#B0BEC5", "#B0BEC5", "#B0BEC5", "#B0BEC5", "#B0BEC5", "#B0BEC5", "#B0BEC5", "#B0BEC5", "#B0BEC5", "#B0BEC5", "#B0BEC5", "#B0BEC5", "#B0BEC5", "#B0BEC5", "#B0BEC5", "#B0BEC5", "#B0BEC5", "#B0BEC5", "#B0BEC5", "#B0BEC5", "#B0BEC5", "red", "#B0BEC5", "#B0BEC5", "#B0BEC5", "#B0BEC5", "#B0BEC5"]]}], "label": "Topic 35", "method": "update"}, {"args": [{"marker.color": [["#B0BEC5", "#B0BEC5", "#B0BEC5", "#B0BEC5", "#B0BEC5", "#B0BEC5", "#B0BEC5", "#B0BEC5", "#B0BEC5", "#B0BEC5", "#B0BEC5", "#B0BEC5", "#B0BEC5", "#B0BEC5", "#B0BEC5", "#B0BEC5", "#B0BEC5", "#B0BEC5", "#B0BEC5", "#B0BEC5", "#B0BEC5", "#B0BEC5", "#B0BEC5", "#B0BEC5", "#B0BEC5", "#B0BEC5", "#B0BEC5", "#B0BEC5", "#B0BEC5", "#B0BEC5", "#B0BEC5", "#B0BEC5", "#B0BEC5", "#B0BEC5", "#B0BEC5", "#B0BEC5", "red", "#B0BEC5", "#B0BEC5", "#B0BEC5", "#B0BEC5"]]}], "label": "Topic 36", "method": "update"}, {"args": [{"marker.color": [["#B0BEC5", "#B0BEC5", "#B0BEC5", "#B0BEC5", "#B0BEC5", "#B0BEC5", "#B0BEC5", "#B0BEC5", "#B0BEC5", "#B0BEC5", "#B0BEC5", "#B0BEC5", "#B0BEC5", "#B0BEC5", "#B0BEC5", "#B0BEC5", "#B0BEC5", "#B0BEC5", "#B0BEC5", "#B0BEC5", "#B0BEC5", "#B0BEC5", "#B0BEC5", "#B0BEC5", "#B0BEC5", "#B0BEC5", "#B0BEC5", "#B0BEC5", "#B0BEC5", "#B0BEC5", "#B0BEC5", "#B0BEC5", "#B0BEC5", "#B0BEC5", "#B0BEC5", "#B0BEC5", "#B0BEC5", "red", "#B0BEC5", "#B0BEC5", "#B0BEC5"]]}], "label": "Topic 37", "method": "update"}, {"args": [{"marker.color": [["#B0BEC5", "#B0BEC5", "#B0BEC5", "#B0BEC5", "#B0BEC5", "#B0BEC5", "#B0BEC5", "#B0BEC5", "#B0BEC5", "#B0BEC5", "#B0BEC5", "#B0BEC5", "#B0BEC5", "#B0BEC5", "#B0BEC5", "#B0BEC5", "#B0BEC5", "#B0BEC5", "#B0BEC5", "#B0BEC5", "#B0BEC5", "#B0BEC5", "#B0BEC5", "#B0BEC5", "#B0BEC5", "#B0BEC5", "#B0BEC5", "#B0BEC5", "#B0BEC5", "#B0BEC5", "#B0BEC5", "#B0BEC5", "#B0BEC5", "#B0BEC5", "#B0BEC5", "#B0BEC5", "#B0BEC5", "#B0BEC5", "red", "#B0BEC5", "#B0BEC5"]]}], "label": "Topic 38", "method": "update"}, {"args": [{"marker.color": [["#B0BEC5", "#B0BEC5", "#B0BEC5", "#B0BEC5", "#B0BEC5", "#B0BEC5", "#B0BEC5", "#B0BEC5", "#B0BEC5", "#B0BEC5", "#B0BEC5", "#B0BEC5", "#B0BEC5", "#B0BEC5", "#B0BEC5", "#B0BEC5", "#B0BEC5", "#B0BEC5", "#B0BEC5", "#B0BEC5", "#B0BEC5", "#B0BEC5", "#B0BEC5", "#B0BEC5", "#B0BEC5", "#B0BEC5", "#B0BEC5", "#B0BEC5", "#B0BEC5", "#B0BEC5", "#B0BEC5", "#B0BEC5", "#B0BEC5", "#B0BEC5", "#B0BEC5", "#B0BEC5", "#B0BEC5", "#B0BEC5", "#B0BEC5", "red", "#B0BEC5"]]}], "label": "Topic 39", "method": "update"}, {"args": [{"marker.color": [["#B0BEC5", "#B0BEC5", "#B0BEC5", "#B0BEC5", "#B0BEC5", "#B0BEC5", "#B0BEC5", "#B0BEC5", "#B0BEC5", "#B0BEC5", "#B0BEC5", "#B0BEC5", "#B0BEC5", "#B0BEC5", "#B0BEC5", "#B0BEC5", "#B0BEC5", "#B0BEC5", "#B0BEC5", "#B0BEC5", "#B0BEC5", "#B0BEC5", "#B0BEC5", "#B0BEC5", "#B0BEC5", "#B0BEC5", "#B0BEC5", "#B0BEC5", "#B0BEC5", "#B0BEC5", "#B0BEC5", "#B0BEC5", "#B0BEC5", "#B0BEC5", "#B0BEC5", "#B0BEC5", "#B0BEC5", "#B0BEC5", "#B0BEC5", "#B0BEC5", "red"]]}], "label": "Topic 40", "method": "update"}]}], "title": {"font": {"color": "Black", "size": 22}, "text": "<b>Intertopic Distance Map", "x": 0.5, "xanchor": "center", "y": 0.95, "yanchor": "top"}, "width": 650, "xaxis": {"anchor": "y", "domain": [0, 1], "range": [-9.263, 21.19], "title": {"text": ""}, "visible": false}, "yaxis": {"anchor": "x", "domain": [0, 1], "range": [-15.0, 23.92], "title": {"text": ""}, "visible": false}}}
